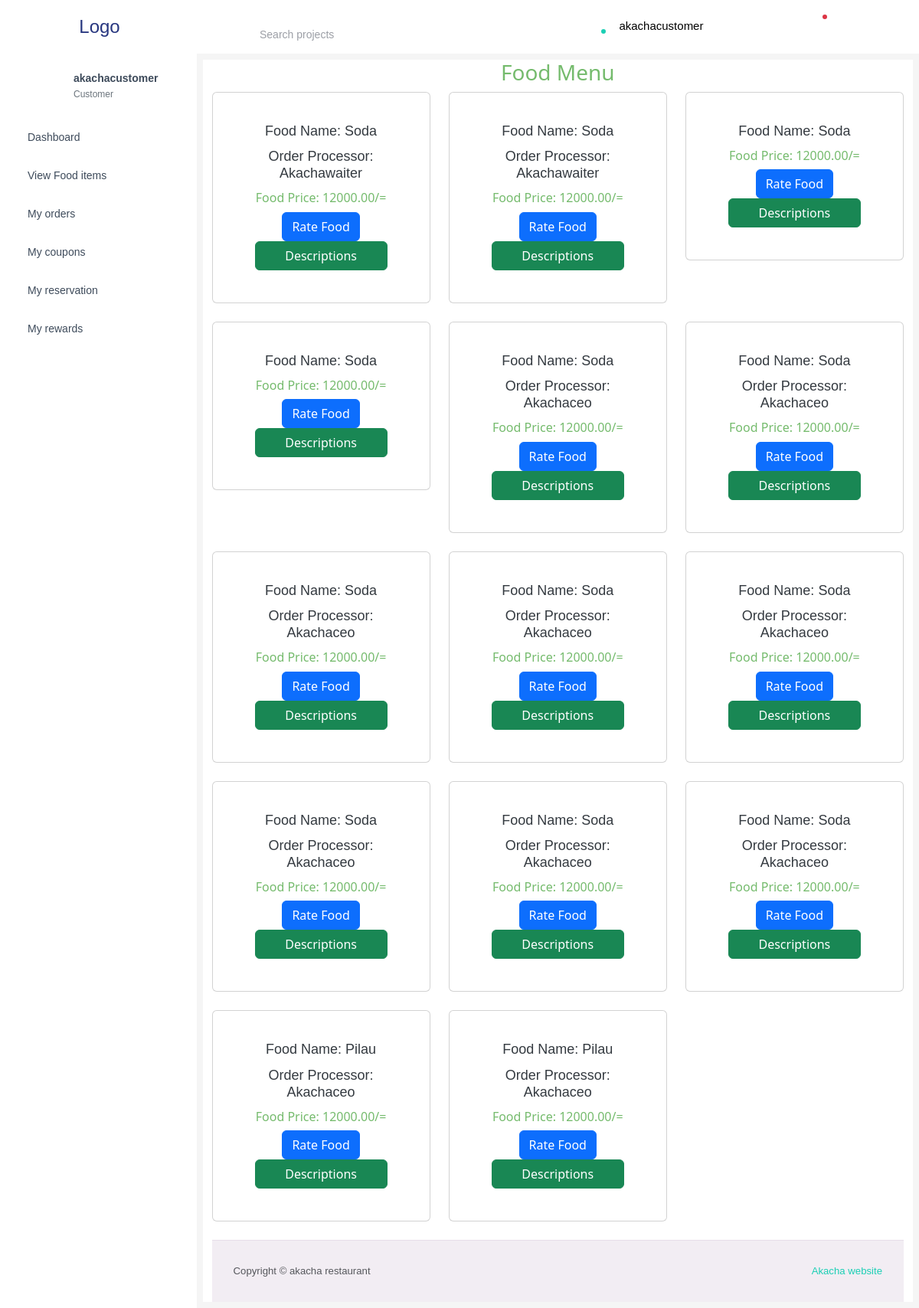
/my_order (signed in), run on the app's committed database.
### hotelmanagement/models.py (models this page shows, shortened)
class CustomUser(AbstractUser):
    id = models.AutoField(primary_key=True)
    profile = CloudinaryField("image")
    user_type = models.ForeignKey(User_type, on_delete=models.SET_NULL, null=True, default=None)
    is_active = models.BooleanField(default=True)
    customer_profit = models.DecimalField(decimal_places = 2, max_digits = 12, default=0.00)
    def __str__(self):
        return self.username

class User_type(models.Model):
    id = models.AutoField(primary_key=True)
    user_type = models.CharField(max_length=50)
    def __str__(self):
        return self.user_type

class Order(models.Model):
    objects = models.Manager()
    id = models.AutoField(primary_key=True)
    table = models.ForeignKey(Table, on_delete=models.CASCADE)
    menu_items = models.ForeignKey(MenuItem, on_delete=models.CASCADE, null=True)
    ordered_time = models.DateTimeField(auto_now = True)
    start_processing_time = models.DateTimeField(null=True, blank=True)
    received_time = models.DateTimeField(null=True, blank=True)
    order_processor = models.ForeignKey(CustomUser, related_name="processor", on_delete=models.DO_NOTHING, null=True)
    order_receiver = models.ForeignKey(CustomUser, on_delete=models.DO_NOTHING, null=True)
    send = models.BooleanField(default=False)
    latitude = models.DecimalField(max_digits = 18, decimal_places = 15, default=-6.216848786038759)
    longitude = models.DecimalField(max_digits = 18, decimal_places = 15, default=35.810966491699226)

class MenuItem(models.Model):
    id = models.AutoField(primary_key=True)
    category = models.ForeignKey(MenuCategory, on_delete=models.CASCADE)
    name = models.CharField(max_length=255)
    description = models.TextField()
    price = models.DecimalField(decimal_places = 2, max_digits = 12)
    average_rating = models.DecimalField(max_digits=3, decimal_places=2, default=0.0)
    ingredient_cost = models.DecimalField(decimal_places = 2, max_digits = 12, default = 0.0)
    item_profit = models.DecimalField(decimal_places = 2, max_digits = 12, default = 0.0)
    orders_number = models.IntegerField(default = 0)

### hotelmanagement/views.py (the view)
# urls.py: path("my_order", views.my_order, name = "my_order"),
def my_order(request):
    user = request.user
    orders = Order.objects.filter(order_receiver=user)
    myorders = []
    for order in orders:
        primary_image = MenuImage.objects.filter(menu_item=order.menu_items).first()
        myorders.append({
            'orders': order,
            'menuimage': primary_image
        })
    return render(request, f"{user_validator(request)}/myorder.html", {'myorders': myorders})

### hotelmanagement/processor.py (called while the page is built)
def user_type_list(request):
    user_type = User_type.objects.all()
    return {'user_types': user_type}

def message_analyser(request):
    try:
        if request.user.user_type.user_type == "Storekeeper":
            print(request.user.user_type)
            sys_messages = Messages.objects.filter(receiver_category=2, opened=False)
            return {"system_message": sys_messages}
        else:
            user = request.user
            messages = Messages.objects.filter(receiver_category=user.user_type, order__send=False)
            return {'messagess': messages}
    except:
        user_type = User_type.objects.all()
        return {'user_types': user_type}

### hotelmanagement/utils.py (called while the page is built)
def user_validator(request):
    if request.user.is_authenticated:
        user_type = request.user.user_type
        return user_type
    else:
        return redirect('login')

### templates/Customer/myorder.html (shortened to what this page needs)
{% extends 'Customer/base.html' %}
{% block content %}
<h3 style="text-align: center;">Food Menu</h3>
<div class="container">
 <div class="row">
    {% for myorder in myorders %}
    <div class="col-md-4">
        <div class="card mb-4">
            <div class="card-body">
                <h5 class="card-title">Food Name: {{myorder.orders.menu_items.name}}</h5>
                {% if myorder.orders.order_processor == None %}
                {% else %}
                <h5 class="card-title">Order processor: {{myorder.orders.order_processor}}</h5>
                {% endif %}
                <h6 class="card-text">Food Price: {{myorder.orders.menu_items.price}}/=</h6>
                <div class="col">
                    <center>
                      <button class="btn btn-primary rate-button" data-item-id="{{myorder.orders.id}}">Rate Food</button>
                        <a style="margin-bottom: 2px;"  href="{% url 'menu_item_description' myorder.orders.menu_items.id %}" class="col btn btn-success">Descriptions</a>
                    </center>
                </div>
            </div>
        </div>
    </div>
    </div>
    {% endfor %}
  {%endblock%}

### templates/navigation.html (shortened to what this page needs)
<!DOCTYPE html>
<html lang="en">
  <head>
    {% load static %}
    <link rel="stylesheet" href="{% static 'mystyle.css' %}" />
  </head>
  <body>
    <nav class="navbar default-layout-navbar col-lg-12 col-12 p-0 fixed-top d-flex flex-row">
      <div class="text-center navbar-brand-wrapper d-flex align-items-center justify-content-center">
        <a class="navbar-brand brand-logo" href="{% url 'home' %}">Logo</a>
      </div>
      <div class="navbar-menu-wrapper d-flex align-items-stretch">
        <button class="navbar-toggler navbar-toggler align-self-center" type="button" data-toggle="minimize"></button>
        <div class="search-field d-none d-md-block">
          <form class="d-flex align-items-center h-100" action="#">
            <div class="input-group">
              <div class="input-group-prepend bg-transparent">
                <i class="input-group-text border-0 mdi mdi-magnify"></i>
              </div>
              <input type="text" class="form-control bg-transparent border-0" placeholder="Search projects" />
            </div>
          </form>
        </div>
        <ul class="navbar-nav navbar-nav-right">
          <li class="nav-item nav-profile dropdown">
            <button class="nav-link dropdown-toggle" id="profileDropdown" href="#" data-bs-toggle="dropdown" aria-expanded="false">
              <div class="nav-profile-img">
                <span class="availability-status online"></span>
              </div>
              <div class="nav-profile-text">
                <p class="mb-1 text-black">{{ user.username }}</p>
              </div>
            </button>
          </li>
          <li class="nav-item d-none d-lg-block full-screen-link">
          </li>
          <li class="nav-item dropdown">
          </li>
          <li class="nav-item dropdown">
            <a class="nav-link count-indicator dropdown-toggle" id="notificationDropdown" href="#" data-bs-toggle="dropdown">
              <span class="count-symbol bg-danger"></span>
            </a>
          </li>
          <li class="nav-item nav-logout d-none d-lg-block">
          </li>
          <li class="nav-item nav-settings d-none d-lg-block">
          </li>
        </ul>
      </div>
    </nav>
  </body>
</html>

### templates/Customer/side_bar.html (shortened to what this page needs)
<nav class="sidebar sidebar-offcanvas" id="sidebar">
  <ul class="nav">
    <li class="nav-item nav-profile">
      <a href="{% url 'home' %}" class="ajax-link nav-link" >
        <div class="nav-profile-image">
        </div>
        <div class="nav-profile-text d-flex flex-column">
          <span class="font-weight-bold mb-2">{{ user.username }}</span>
          <span class="text-secondary text-small">{{ user.user_type }}</span>
        </div>
      </a>
    </li>
    <li class="nav-item">
      <a class="ajax-link nav-link "  data-toggle="minimize" href="{% url 'home' %}">
        <span class="menu-title" >Dashboard</span>
      </a>
    </li>
    <li class="nav-item">
      <a class="ajax-link nav-link "   href="{% url 'manage_menu_item'%}">
        <span class="menu-title">View Food items</span>
      </a>
    </li>
    <li class="nav-item">
      <a class="ajax-link nav-link "  href="{% url 'my_order'%}">
        <span class="menu-title">My orders</span>
      </a>
    </li>
    <li class="nav-item">
      <a class="ajax-lin nav-link "  href="{% url 'my_cupon'%}">
        <span class="menu-title">My coupons</span>
      </a>
    </li>
    <li class="nav-item">
      <a class="ajax-link nav-link "  href="#">
        <span class="menu-title">My reservation</span>
      </a>
    </li>
    <li class="nav-item">
      <a class="ajax-link nav-link "  href="#">
        <span class="menu-title">My rewards</span>
      </a>
    </li>
  </ul>
</nav>

### static/mystyle.css (style rules this page uses)
h1, h2, h3, h4, h5, h6 { color: #75bb6d; text-align: center; }
a { text-decoration: none; }
.input-group { margin-top: 20px; position: relative; }
input { padding: 10px; font-size: 16px; width: 300px; border: none; border-bottom: 2px solid #3498db; outline: none; transition: border-bottom 0.3s ease-out; }
input:focus, input:not(:placeholder-shown) { border-bottom: 2px solid #e74c3c; }
@media screen and (min-width: 768px) { .flex-row { flex-direction: row; flex-wrap: wrap; } }
@media screen and (min-width: 768px) { .input-group { margin-right: 20px; } }

### data on the page
CustomUser: username "akachacustomer", user_type "Customer"
Order: orders.menu_items.name "Soda", orders.order_processor "Akachawaiter", orders.menu_items.price "12000.00"
Order: orders.menu_items.name "Soda", orders.order_processor "Akachawaiter", orders.menu_items.price "12000.00"
Order: orders.menu_items.name "Soda", orders.menu_items.price "12000.00"
Order: orders.menu_items.name "Soda", orders.menu_items.price "12000.00"
Order: orders.menu_items.name "Soda", orders.order_processor "Akachaceo", orders.menu_items.price "12000.00"
Order: orders.menu_items.name "Soda", orders.order_processor "Akachaceo", orders.menu_items.price "12000.00"
Order: orders.menu_items.name "Soda", orders.order_processor "Akachaceo", orders.menu_items.price "12000.00"
Order: orders.menu_items.name "Soda", orders.order_processor "Akachaceo", orders.menu_items.price "12000.00"
Order: orders.menu_items.name "Soda", orders.order_processor "Akachaceo", orders.menu_items.price "12000.00"
Order: orders.menu_items.name "Soda", orders.order_processor "Akachaceo", orders.menu_items.price "12000.00"
Order: orders.menu_items.name "Soda", orders.order_processor "Akachaceo", orders.menu_items.price "12000.00"
Order: orders.menu_items.name "Soda", orders.order_processor "Akachaceo", orders.menu_items.price "12000.00"
Order: orders.menu_items.name "Pilau", orders.order_processor "Akachaceo", orders.menu_items.price "12000.00"
Order: orders.menu_items.name "Pilau", orders.order_processor "Akachaceo", orders.menu_items.price "12000.00"
